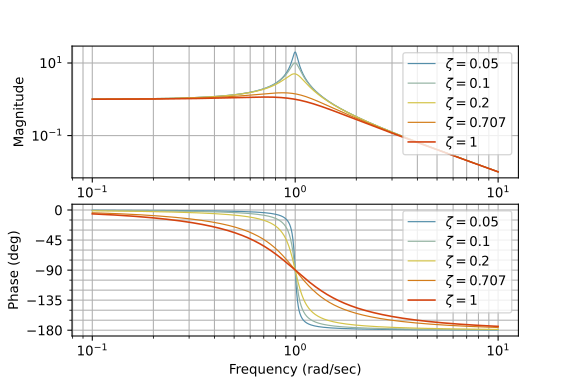

Generate this figure with Python:
#%%
try:
    from pathlib import Path
    import numpy as np
    from control import tf, bode, bode_plot
    from scipy.signal import windows
    import matplotlib as mpl
    import matplotlib.pyplot as plt
    from cycler import cycler
    from svgpathtools import svg2paths
    from svgpath2mpl import parse_path
    from matplotlib.markers import MarkerStyle

    # colors
    from colors.gen_colors import colpalettes
except Exception as e:
    print("Some Modules are missing. {}".format(e))

dir_path = Path(__file__).parent

# Colors (acces by colpalette)
### File locations
outdir = dir_path / 'out'
filename = '' # if empty this files name is used

    
axislables=['t','x']

zeta = [0.05, 0.1, 0.2, 0.707, 1]
n = len(zeta)
res = 1000

colidx = None
cmap = None
for i, el in enumerate(colpalettes):
    if el.name == 'WesMixL':
        colidx = i
        mpl.rcParams['axes.prop_cycle'] = mpl.cycler('color',el.rgb_hex())
    if el.name == 'ZissouSTD' and el.type == 'div':
        cmap = el.LinearSegmentedColormap()
colors = [None] * n
lines = [None] * n
lineth = [None] * n
zeta_norm = list(map(lambda x: ((x-min(zeta))/max(zeta))**0.4, zeta))
print(zeta_norm)
for i,el in enumerate(zeta):
    colors[i] = cmap(zeta_norm[i])
    print(colors[i])
    if i == n-1:
        lines[i] = '-'
        lineth[i] = 1.2
    else:
        lines[i] = '-'
        lineth[i] = 0.9
custom_cycler = (cycler(color=colors) + cycler(linestyle=lines) + cycler(linewidth=lineth))
plt.rc('axes', prop_cycle=custom_cycler)

#%%
### Plot
fig = plt.figure()
for el in zeta:
    plotsys = ([1], [1,el,1])
    sys = tf(*plotsys)
    # mag, phase, omg = bode(sys, omega_num=res, Plot=False)
    # omg_n = np.abs(phase+np.pi/2).argmin()
    # plt.plot()
    bode_plot(sys, omega_num=res, label='$\zeta = {}$'.format(el))
axes_list = fig.axes
for ax in axes_list:
    ax.legend()


if filename is None or not filename:
    filename = Path(__file__).stem
plt.savefig('{}.svg'.format(filename))

plt.show()
# %%
